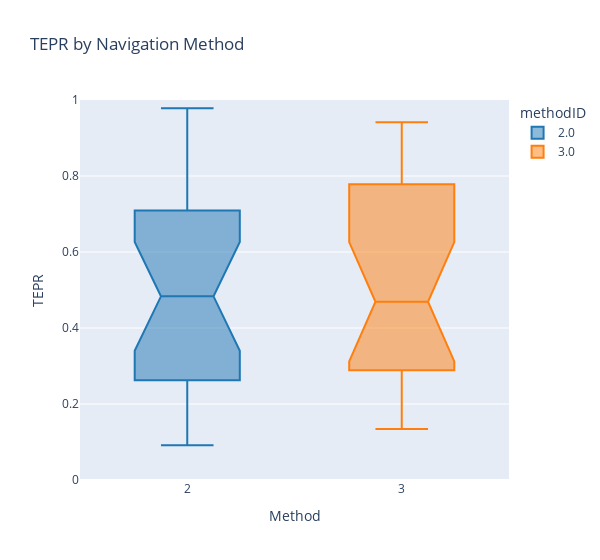

The cell this chart's notebook holds for it:
### Code cell
df = method_data_nav.loc[(slice(None), slice(None)), 'adj_pupil'].reset_index('methodID')
nav_tepr_fig = px.box(df, x='methodID', y ='adj_pupil', color='methodID', notched=True, title='TEPR by Navigation Method', color_discrete_sequence=px.colors.qualitative.D3)
nav_tepr_fig.update_yaxes(range=[0,1.0])
nav_tepr_fig.update_layout(
    xaxis_title='Method',
    yaxis_title='TEPR',
    width=600,
)
nav_tepr_fig.show()

### Figure 1 — Plotly figure (JSON) as saved in the notebook; plotly's stock layout.template omitted (floating-point values rounded to 4 significant figures)
{"data": [{"alignmentgroup": "True", "hovertemplate": "methodID=%{x}<br>adj_pupil=%{y}<extra></extra>", "legendgroup": "2.0", "marker": {"color": "#1F77B4"}, "name": "2.0", "notched": true, "offsetgroup": "2.0", "orientation": "v", "showlegend": true, "type": "box", "x": [2, 2, 2, 2, 2, 2, 2, 2, 2, 2, 2, 2, 2, 2, 2, 2, 2, 2, 2, 2, 2, 2, 2, 2], "x0": " ", "xaxis": "x", "y": [0.9782, 0.4471, 0.8732, 0.7134, 0.5137, 0.153, 0.588, 0.2792, 0.453, 0.09455, 0.6535, 0.0914, 0.6961, 0.4405, 0.3294, 0.8754, 0.246, 0.8887, 0.5182, 0.8539, 0.1976, 0.2355, 0.7046, 0.4216], "y0": " ", "yaxis": "y"}, {"alignmentgroup": "True", "hovertemplate": "methodID=%{x}<br>adj_pupil=%{y}<extra></extra>", "legendgroup": "3.0", "marker": {"color": "#FF7F0E"}, "name": "3.0", "notched": true, "offsetgroup": "3.0", "orientation": "v", "showlegend": true, "type": "box", "x": [3, 3, 3, 3, 3, 3, 3, 3, 3, 3, 3, 3, 3, 3, 3, 3, 3, 3, 3, 3, 3, 3, 3, 3], "x0": " ", "xaxis": "x", "y": [0.7773, 0.4473, 0.8114, 0.9415, 0.679, 0.1341, 0.4246, 0.2127, 0.2152, 0.2448, 0.8663, 0.1826, 0.7793, 0.3281, 0.336, 0.8458, 0.4909, 0.804, 0.65, 0.6283, 0.2624, 0.3149, 0.7643, 0.3513], "y0": " ", "yaxis": "y"}], "layout": {"boxmode": "overlay", "legend": {"title": {"text": "methodID"}, "tracegroupgap": 0}, "title": {"text": "TEPR by Navigation Method"}, "width": 600, "xaxis": {"anchor": "y", "categoryarray": [2, 3], "categoryorder": "array", "domain": [0, 1], "title": {"text": "Method"}}, "yaxis": {"anchor": "x", "domain": [0, 1], "range": [0, 1], "title": {"text": "TEPR"}}}}
